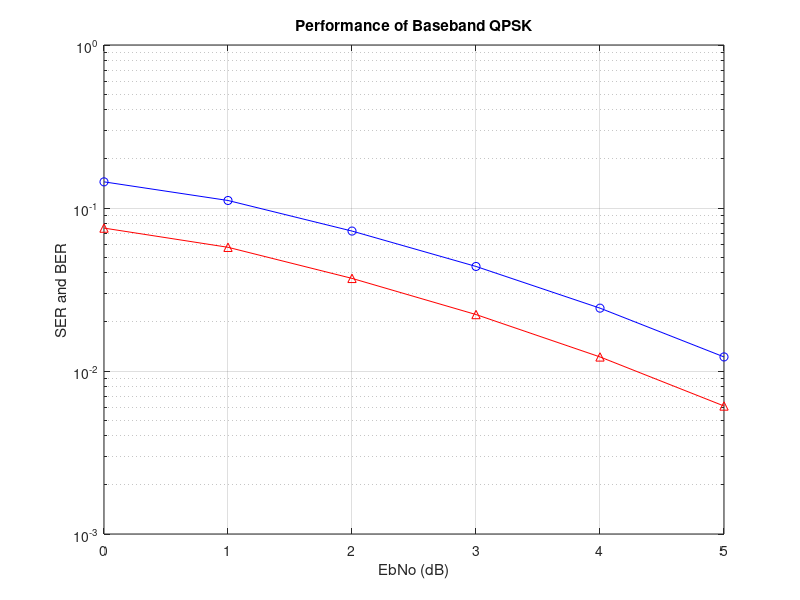

Source code (MATLAB): (Note: this script raises an error after producing the figure.)
% Create some data
eb = 0:5;
SER = [0.1447 0.1112 0.0722 0.0438 0.0243 0.0122];
BER = [0.0753 0.0574 0.0370 0.0222 0.0122 0.0061];

% Create a y-axis semilog plot using the semilogy function
% Plot SER data in blue and BER data in red
figure;
semilogy(eb, SER, 'bo-');
hold on;
semilogy(eb, BER, 'r^-');

% Turn on the grid
grid on;

% Add title and axis labels
title('Performance of Baseband QPSK');
xlabel('EbNo (dB)');
ylabel('SER and BER');

fig2plotly();